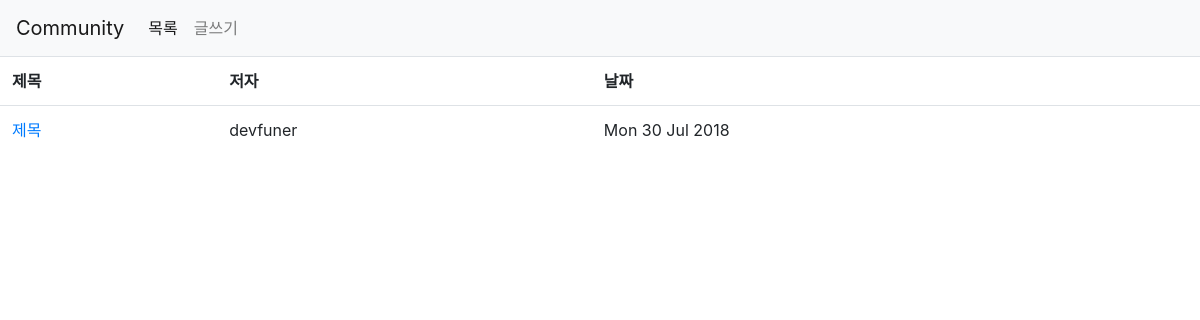
The page /community/list/ on the database as committed earlier.
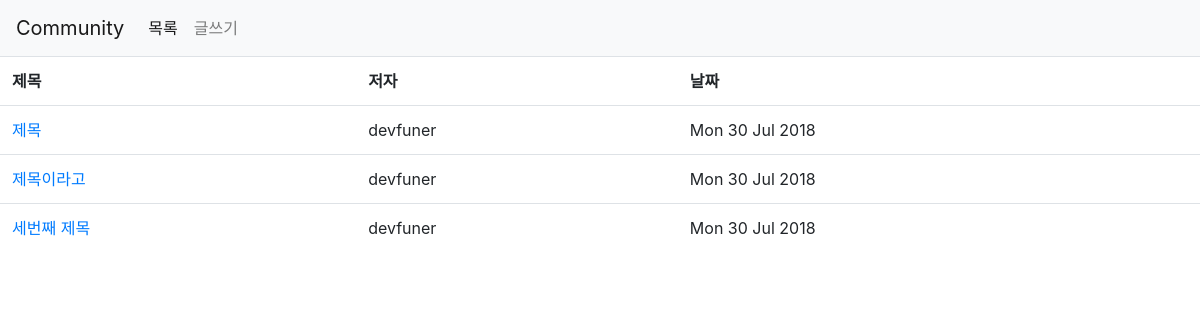
The same page on the database as committed later.
### community/models.py (models this page shows)
class Article(models.Model):
    name = models.CharField(max_length=50)
    title = models.CharField(max_length=50)
    contents = models.TextField()
    url = models.URLField()
    email = models.EmailField()
    cdate = models.DateTimeField(auto_now_add=True)

### community/views.py (the view)
def list(request):
    article_list = Article.objects.all()
    return render(request, 'community/list.html', {'article_list': article_list})

### community/templates/community/list.html (shortened to what this page needs)
{% extends "community/base.html" %}
{% load staticfiles %}
{% block content %}
    <table class="table">
        <tr>
            <th>제목</th>
            <th>저자</th>
            <th>날짜</th>
        </tr>
        {% for article in article_list %}
        <tr>
            <td>
                <a href="/community/view/{{article.pk}}">{{article.title}}</a>
            </td>
            <td>{{article.name}}</td>
            <td>{{article.cdate|date:"D d M Y" }}</td>
        </tr>
        {% endfor %}
    </table>
{% endblock content %}

### community/templates/community/base.html (shortened to what this page needs)
{% load staticfiles %}
<!DOCTYPE html>
<html lang="en">
<head>
    <link rel="stylesheet" href="{%  static 'bootstrap/bootstrap.min.css' %}">
</head>
<body>
    <nav class="navbar navbar-expand-lg navbar-light bg-light">
        <a class="navbar-brand" href="#">Community</a>
        <div class="collapse navbar-collapse" id="navbarSupportedContent">
            <ul class="navbar-nav mr-auto">
                <li class="nav-item active">
                    <a class="nav-link" href="{% url 'list' %}">목록 <span class="sr-only">(current)</span></a>
                </li>
                <li class="nav-item">
                    <a class="nav-link" href="{% url 'write' %}">글쓰기</a>
                </li>
            </ul>
        </div>
    </nav>
    {% block content%}
    {% endblock content%}
</body>
</html>

Rows that differ between the two databases and show on the page:
added Article: title "제목이라고", name "devfuner", cdate "Mon 30 Jul 2018"
added Article: title "세번째 제목", name "devfuner", cdate "Mon 30 Jul 2018"
